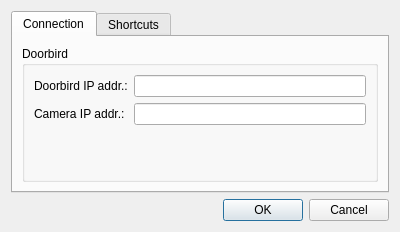
<?xml version="1.0" encoding="UTF-8"?>
<ui version="4.0">
 <class>Settings</class>
 <widget class="QDialog" name="Settings">
  <property name="geometry">
   <rect>
    <x>0</x>
    <y>0</y>
    <width>400</width>
    <height>232</height>
   </rect>
  </property>
  <property name="windowTitle">
   <string>Settings</string>
  </property>
  <layout class="QVBoxLayout" name="verticalLayout">
   <item>
    <widget class="QTabWidget" name="tabWidget">
     <property name="currentIndex">
      <number>0</number>
     </property>
     <widget class="QWidget" name="tabConnection">
      <attribute name="title">
       <string>Connection</string>
      </attribute>
      <layout class="QVBoxLayout" name="verticalLayout_2">
       <item>
        <widget class="QGroupBox" name="groupBox">
         <property name="title">
          <string>Doorbird</string>
         </property>
         <layout class="QVBoxLayout" name="verticalLayout_3">
          <item>
           <layout class="QFormLayout" name="formLayout">
            <item row="0" column="0">
             <widget class="QLabel" name="lblIpAddress">
              <property name="text">
               <string>Doorbird IP addr.:</string>
              </property>
             </widget>
            </item>
            <item row="0" column="1">
             <widget class="QLineEdit" name="editIpAddress"/>
            </item>
            <item row="1" column="0">
             <widget class="QLabel" name="lblRtsp">
              <property name="text">
               <string>Camera IP addr.:</string>
              </property>
             </widget>
            </item>
            <item row="1" column="1">
             <widget class="QLineEdit" name="editRtsp"/>
            </item>
           </layout>
          </item>
         </layout>
        </widget>
       </item>
      </layout>
     </widget>
     <widget class="QWidget" name="tabShortcuts">
      <attribute name="title">
       <string>Shortcuts</string>
      </attribute>
      <widget class="QLabel" name="label">
       <property name="geometry">
        <rect>
         <x>160</x>
         <y>50</y>
         <width>67</width>
         <height>22</height>
        </rect>
       </property>
       <property name="text">
        <string>TODO</string>
       </property>
      </widget>
     </widget>
    </widget>
   </item>
   <item>
    <widget class="QDialogButtonBox" name="buttonBox">
     <property name="orientation">
      <enum>Qt::Horizontal</enum>
     </property>
     <property name="standardButtons">
      <set>QDialogButtonBox::Cancel|QDialogButtonBox::Ok</set>
     </property>
    </widget>
   </item>
  </layout>
 </widget>
 <tabstops>
  <tabstop>tabWidget</tabstop>
  <tabstop>editIpAddress</tabstop>
  <tabstop>editRtsp</tabstop>
 </tabstops>
 <resources/>
 <connections>
  <connection>
   <sender>buttonBox</sender>
   <signal>accepted()</signal>
   <receiver>Settings</receiver>
   <slot>accept()</slot>
   <hints>
    <hint type="sourcelabel">
     <x>248</x>
     <y>254</y>
    </hint>
    <hint type="destinationlabel">
     <x>157</x>
     <y>274</y>
    </hint>
   </hints>
  </connection>
  <connection>
   <sender>buttonBox</sender>
   <signal>rejected()</signal>
   <receiver>Settings</receiver>
   <slot>reject()</slot>
   <hints>
    <hint type="sourcelabel">
     <x>316</x>
     <y>260</y>
    </hint>
    <hint type="destinationlabel">
     <x>286</x>
     <y>274</y>
    </hint>
   </hints>
  </connection>
 </connections>
</ui>
